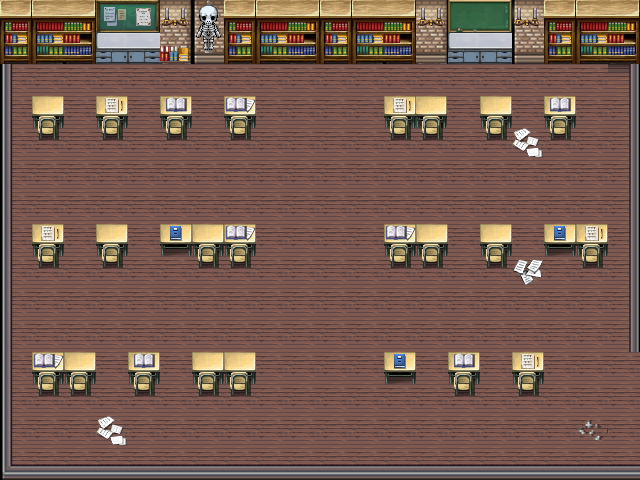

This is a level from a 2D game, rendered from its Tiled map with the project's own tilesets. A one-line summary and the map file follow, with tile-layer data summarised:
An orthogonal 20x15 tile map with 32x32 px tiles, 4 tile layers (Colisiones, suelo, Objetos1, Objetos2).

<map version="1.5" tiledversion="1.5.0" orientation="orthogonal" renderorder="right-down" width="20" height="15" tilewidth="32" tileheight="32" infinite="0" nextlayerid="11" nextobjectid="1">
 <editorsettings>
  <export format="tmx" />
 </editorsettings>
 <tileset firstgid="1" source="aaa.tsx" />
 <layer id="9" name="Colisiones" width="20" height="15">
  <data>[300 cells, 107 non-empty, 1 distinct tile ids]</data>
 </layer>
 <layer id="1" name="suelo" width="20" height="15">
  <data>[300 cells, 300 non-empty, 12 distinct tile ids]</data>
 </layer>
 <layer id="10" name="Objetos1" width="20" height="15">
  <data>[300 cells, 80 non-empty, 20 distinct tile ids]</data>
 </layer>
 <layer id="3" name="Objetos2" width="20" height="15">
  <data>[300 cells, 67 non-empty, 5 distinct tile ids]</data>
 </layer>
</map>